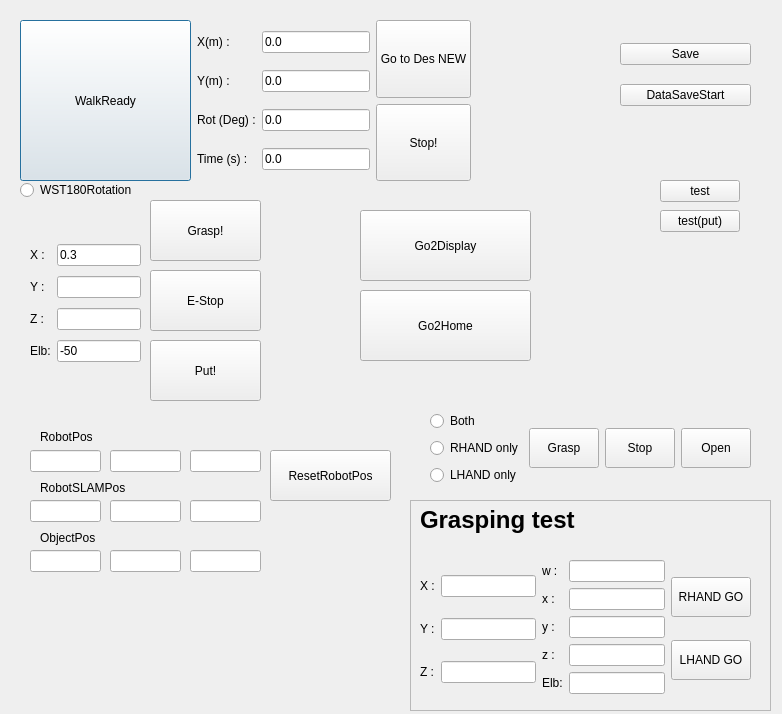
<?xml version="1.0" encoding="UTF-8"?>
<ui version="4.0">
 <class>RobotWorldDialog</class>
 <widget class="QDialog" name="RobotWorldDialog">
  <property name="geometry">
   <rect>
    <x>0</x>
    <y>0</y>
    <width>782</width>
    <height>714</height>
   </rect>
  </property>
  <property name="sizePolicy">
   <sizepolicy hsizetype="Expanding" vsizetype="Expanding">
    <horstretch>0</horstretch>
    <verstretch>0</verstretch>
   </sizepolicy>
  </property>
  <property name="windowTitle">
   <string>Dialog</string>
  </property>
  <widget class="QWidget" name="layoutWidget">
   <property name="geometry">
    <rect>
     <x>20</x>
     <y>20</y>
     <width>451</width>
     <height>161</height>
    </rect>
   </property>
   <layout class="QHBoxLayout" name="horizontalLayout">
    <item>
     <widget class="QPushButton" name="PB_WALK_READY">
      <property name="sizePolicy">
       <sizepolicy hsizetype="Expanding" vsizetype="Expanding">
        <horstretch>0</horstretch>
        <verstretch>0</verstretch>
       </sizepolicy>
      </property>
      <property name="text">
       <string>WalkReady</string>
      </property>
     </widget>
    </item>
    <item>
     <layout class="QGridLayout" name="gridLayout">
      <item row="2" column="2">
       <widget class="QLineEdit" name="LE_OMNI_ROT">
        <property name="text">
         <string>0.0</string>
        </property>
       </widget>
      </item>
      <item row="3" column="1">
       <widget class="QLabel" name="label_4">
        <property name="text">
         <string>Time (s) :</string>
        </property>
       </widget>
      </item>
      <item row="1" column="1">
       <widget class="QLabel" name="label_2">
        <property name="text">
         <string>Y(m) :</string>
        </property>
       </widget>
      </item>
      <item row="3" column="2">
       <widget class="QLineEdit" name="LE_OMNI_TIME">
        <property name="text">
         <string>0.0</string>
        </property>
       </widget>
      </item>
      <item row="0" column="1">
       <widget class="QLabel" name="label">
        <property name="text">
         <string>X(m) :</string>
        </property>
       </widget>
      </item>
      <item row="0" column="2">
       <widget class="QLineEdit" name="LE_OMNI_X">
        <property name="text">
         <string>0.0</string>
        </property>
       </widget>
      </item>
      <item row="1" column="2">
       <widget class="QLineEdit" name="LE_OMNI_Y">
        <property name="text">
         <string>0.0</string>
        </property>
       </widget>
      </item>
      <item row="2" column="1">
       <widget class="QLabel" name="label_3">
        <property name="text">
         <string>Rot (Deg) :</string>
        </property>
       </widget>
      </item>
     </layout>
    </item>
    <item>
     <layout class="QVBoxLayout" name="verticalLayout">
      <item>
       <widget class="QPushButton" name="PB_GO_TO_DES_NEW">
        <property name="sizePolicy">
         <sizepolicy hsizetype="Minimum" vsizetype="Expanding">
          <horstretch>0</horstretch>
          <verstretch>0</verstretch>
         </sizepolicy>
        </property>
        <property name="text">
         <string>Go to Des NEW</string>
        </property>
       </widget>
      </item>
      <item>
       <widget class="QPushButton" name="PB_STOP">
        <property name="sizePolicy">
         <sizepolicy hsizetype="Minimum" vsizetype="Expanding">
          <horstretch>0</horstretch>
          <verstretch>0</verstretch>
         </sizepolicy>
        </property>
        <property name="text">
         <string>Stop!</string>
        </property>
       </widget>
      </item>
     </layout>
    </item>
   </layout>
  </widget>
  <widget class="QWidget" name="layoutWidget">
   <property name="geometry">
    <rect>
     <x>620</x>
     <y>30</y>
     <width>131</width>
     <height>91</height>
    </rect>
   </property>
   <layout class="QVBoxLayout" name="verticalLayout_2">
    <item>
     <widget class="QPushButton" name="PB_SAVE">
      <property name="text">
       <string>Save</string>
      </property>
     </widget>
    </item>
    <item>
     <widget class="QPushButton" name="PB_SAVE_START">
      <property name="text">
       <string>DataSaveStart</string>
      </property>
     </widget>
    </item>
   </layout>
  </widget>
  <widget class="QFrame" name="frame_2">
   <property name="geometry">
    <rect>
     <x>410</x>
     <y>500</y>
     <width>361</width>
     <height>211</height>
    </rect>
   </property>
   <property name="frameShape">
    <enum>QFrame::StyledPanel</enum>
   </property>
   <property name="frameShadow">
    <enum>QFrame::Raised</enum>
   </property>
   <widget class="QWidget" name="layoutWidget_3">
    <property name="geometry">
     <rect>
      <x>10</x>
      <y>60</y>
      <width>331</width>
      <height>138</height>
     </rect>
    </property>
    <layout class="QHBoxLayout" name="horizontalLayout_7">
     <item>
      <layout class="QGridLayout" name="gridLayout_4">
       <item row="0" column="0">
        <widget class="QLabel" name="label_12">
         <property name="text">
          <string>X :</string>
         </property>
        </widget>
       </item>
       <item row="0" column="1">
        <widget class="QLineEdit" name="LE_HANDPOS_X"/>
       </item>
       <item row="1" column="0">
        <widget class="QLabel" name="label_13">
         <property name="text">
          <string>Y :</string>
         </property>
        </widget>
       </item>
       <item row="1" column="1">
        <widget class="QLineEdit" name="LE_HANDPOS_Y"/>
       </item>
       <item row="2" column="0">
        <widget class="QLabel" name="label_14">
         <property name="text">
          <string>Z :</string>
         </property>
        </widget>
       </item>
       <item row="2" column="1">
        <widget class="QLineEdit" name="LE_HANDPOS_Z"/>
       </item>
      </layout>
     </item>
     <item>
      <layout class="QGridLayout" name="gridLayout_5">
       <item row="2" column="0">
        <widget class="QLabel" name="label_15">
         <property name="text">
          <string>y :</string>
         </property>
        </widget>
       </item>
       <item row="1" column="1">
        <widget class="QLineEdit" name="LE_HANDORI_x"/>
       </item>
       <item row="0" column="1">
        <widget class="QLineEdit" name="LE_HANDORI_w"/>
       </item>
       <item row="1" column="0">
        <widget class="QLabel" name="label_16">
         <property name="text">
          <string>x :</string>
         </property>
        </widget>
       </item>
       <item row="0" column="0">
        <widget class="QLabel" name="label_17">
         <property name="text">
          <string>w :</string>
         </property>
        </widget>
       </item>
       <item row="3" column="1">
        <widget class="QLineEdit" name="LE_HANDORI_z"/>
       </item>
       <item row="2" column="1">
        <widget class="QLineEdit" name="LE_HANDORI_y"/>
       </item>
       <item row="3" column="0">
        <widget class="QLabel" name="label_18">
         <property name="text">
          <string>z :</string>
         </property>
        </widget>
       </item>
       <item row="4" column="1">
        <widget class="QLineEdit" name="LE_HAND_ELB"/>
       </item>
       <item row="4" column="0">
        <widget class="QLabel" name="label_24">
         <property name="text">
          <string>Elb:</string>
         </property>
        </widget>
       </item>
      </layout>
     </item>
     <item>
      <layout class="QVBoxLayout" name="verticalLayout_7">
       <item>
        <widget class="QPushButton" name="PB_RHAND_GO">
         <property name="minimumSize">
          <size>
           <width>0</width>
           <height>40</height>
          </size>
         </property>
         <property name="text">
          <string>RHAND GO</string>
         </property>
        </widget>
       </item>
       <item>
        <widget class="QPushButton" name="PB_LHAND_GO">
         <property name="minimumSize">
          <size>
           <width>0</width>
           <height>40</height>
          </size>
         </property>
         <property name="text">
          <string>LHAND GO</string>
         </property>
        </widget>
       </item>
      </layout>
     </item>
    </layout>
   </widget>
   <widget class="QLabel" name="label_19">
    <property name="geometry">
     <rect>
      <x>10</x>
      <y>0</y>
      <width>201</width>
      <height>41</height>
     </rect>
    </property>
    <property name="text">
     <string>&lt;html&gt;&lt;head/&gt;&lt;body&gt;&lt;p&gt;&lt;span style=&quot; font-size:18pt; font-weight:600;&quot;&gt;Grasping test&lt;/span&gt;&lt;/p&gt;&lt;/body&gt;&lt;/html&gt;</string>
    </property>
   </widget>
  </widget>
  <widget class="QWidget" name="layoutWidget_5">
   <property name="geometry">
    <rect>
     <x>30</x>
     <y>240</y>
     <width>111</width>
     <height>128</height>
    </rect>
   </property>
   <layout class="QGridLayout" name="gridLayout_6">
    <item row="0" column="1">
     <widget class="QLineEdit" name="LE_VPOS_X">
      <property name="text">
       <string>0.3</string>
      </property>
     </widget>
    </item>
    <item row="2" column="0">
     <widget class="QLabel" name="label_22">
      <property name="text">
       <string>Z :</string>
      </property>
     </widget>
    </item>
    <item row="1" column="0">
     <widget class="QLabel" name="label_21">
      <property name="text">
       <string>Y :</string>
      </property>
     </widget>
    </item>
    <item row="1" column="1">
     <widget class="QLineEdit" name="LE_VPOS_Y"/>
    </item>
    <item row="2" column="1">
     <widget class="QLineEdit" name="LE_VPOS_Z"/>
    </item>
    <item row="3" column="0">
     <widget class="QLabel" name="label_23">
      <property name="text">
       <string>Elb:</string>
      </property>
     </widget>
    </item>
    <item row="3" column="1">
     <widget class="QLineEdit" name="LE_HAND_ELB_2">
      <property name="text">
       <string>-50</string>
      </property>
     </widget>
    </item>
    <item row="0" column="0">
     <widget class="QLabel" name="label_20">
      <property name="text">
       <string>X :</string>
      </property>
     </widget>
    </item>
   </layout>
  </widget>
  <widget class="QPushButton" name="PB_GRASP">
   <property name="geometry">
    <rect>
     <x>150</x>
     <y>200</y>
     <width>111</width>
     <height>61</height>
    </rect>
   </property>
   <property name="text">
    <string>Grasp!</string>
   </property>
  </widget>
  <widget class="QPushButton" name="PB_ESTOP">
   <property name="geometry">
    <rect>
     <x>150</x>
     <y>270</y>
     <width>111</width>
     <height>61</height>
    </rect>
   </property>
   <property name="text">
    <string>E-Stop</string>
   </property>
  </widget>
  <widget class="QPushButton" name="PB_PUT">
   <property name="geometry">
    <rect>
     <x>150</x>
     <y>340</y>
     <width>111</width>
     <height>61</height>
    </rect>
   </property>
   <property name="text">
    <string>Put!</string>
   </property>
  </widget>
  <widget class="QWidget" name="layoutWidget_4">
   <property name="geometry">
    <rect>
     <x>430</x>
     <y>410</y>
     <width>321</width>
     <height>76</height>
    </rect>
   </property>
   <layout class="QHBoxLayout" name="horizontalLayout_8">
    <item>
     <layout class="QVBoxLayout" name="verticalLayout_8">
      <item>
       <widget class="QRadioButton" name="RB_HANDboth">
        <property name="text">
         <string>Both</string>
        </property>
       </widget>
      </item>
      <item>
       <widget class="QRadioButton" name="RB_HANDr">
        <property name="text">
         <string>RHAND only</string>
        </property>
       </widget>
      </item>
      <item>
       <widget class="QRadioButton" name="RB_HANDl">
        <property name="text">
         <string>LHAND only</string>
        </property>
       </widget>
      </item>
     </layout>
    </item>
    <item>
     <widget class="QPushButton" name="PB_HAND_GRASP">
      <property name="minimumSize">
       <size>
        <width>30</width>
        <height>40</height>
       </size>
      </property>
      <property name="text">
       <string>Grasp</string>
      </property>
     </widget>
    </item>
    <item>
     <widget class="QPushButton" name="PB_HAND_STOP">
      <property name="minimumSize">
       <size>
        <width>30</width>
        <height>40</height>
       </size>
      </property>
      <property name="text">
       <string>Stop</string>
      </property>
     </widget>
    </item>
    <item>
     <widget class="QPushButton" name="PB_HAND_OPEN">
      <property name="minimumSize">
       <size>
        <width>30</width>
        <height>40</height>
       </size>
      </property>
      <property name="text">
       <string>Open</string>
      </property>
     </widget>
    </item>
   </layout>
  </widget>
  <widget class="QPushButton" name="PB_WHEEL_MOVE_FRONT">
   <property name="geometry">
    <rect>
     <x>360</x>
     <y>210</y>
     <width>171</width>
     <height>71</height>
    </rect>
   </property>
   <property name="text">
    <string>Go2Display</string>
   </property>
  </widget>
  <widget class="QPushButton" name="PB_WHEEL_MOVE_BACK">
   <property name="geometry">
    <rect>
     <x>360</x>
     <y>290</y>
     <width>171</width>
     <height>71</height>
    </rect>
   </property>
   <property name="text">
    <string>Go2Home</string>
   </property>
  </widget>
  <widget class="QRadioButton" name="RB_WST_180">
   <property name="geometry">
    <rect>
     <x>20</x>
     <y>180</y>
     <width>131</width>
     <height>20</height>
    </rect>
   </property>
   <property name="text">
    <string>WST180Rotation</string>
   </property>
  </widget>
  <widget class="QLineEdit" name="LE_ROBOT_POS_X">
   <property name="geometry">
    <rect>
     <x>30</x>
     <y>450</y>
     <width>71</width>
     <height>22</height>
    </rect>
   </property>
  </widget>
  <widget class="QLineEdit" name="LE_ROBOT_POS_Y">
   <property name="geometry">
    <rect>
     <x>110</x>
     <y>450</y>
     <width>71</width>
     <height>22</height>
    </rect>
   </property>
  </widget>
  <widget class="QLineEdit" name="LE_ROBOT_POS_YAW">
   <property name="geometry">
    <rect>
     <x>190</x>
     <y>450</y>
     <width>71</width>
     <height>22</height>
    </rect>
   </property>
  </widget>
  <widget class="QLineEdit" name="LE_OBJECT_POS_Y">
   <property name="geometry">
    <rect>
     <x>110</x>
     <y>550</y>
     <width>71</width>
     <height>22</height>
    </rect>
   </property>
  </widget>
  <widget class="QLineEdit" name="LE_OBJECT_POS_X">
   <property name="geometry">
    <rect>
     <x>30</x>
     <y>550</y>
     <width>71</width>
     <height>22</height>
    </rect>
   </property>
  </widget>
  <widget class="QLineEdit" name="LE_OBJECT_POS_Z">
   <property name="geometry">
    <rect>
     <x>190</x>
     <y>550</y>
     <width>71</width>
     <height>22</height>
    </rect>
   </property>
  </widget>
  <widget class="QLabel" name="label_5">
   <property name="geometry">
    <rect>
     <x>40</x>
     <y>430</y>
     <width>59</width>
     <height>14</height>
    </rect>
   </property>
   <property name="text">
    <string>RobotPos</string>
   </property>
  </widget>
  <widget class="QLabel" name="label_6">
   <property name="geometry">
    <rect>
     <x>40</x>
     <y>530</y>
     <width>71</width>
     <height>16</height>
    </rect>
   </property>
   <property name="text">
    <string>ObjectPos</string>
   </property>
  </widget>
  <widget class="QLineEdit" name="LE_ROBOT_POS_X_SLAM">
   <property name="geometry">
    <rect>
     <x>30</x>
     <y>500</y>
     <width>71</width>
     <height>22</height>
    </rect>
   </property>
  </widget>
  <widget class="QLabel" name="label_7">
   <property name="geometry">
    <rect>
     <x>40</x>
     <y>480</y>
     <width>101</width>
     <height>16</height>
    </rect>
   </property>
   <property name="text">
    <string>RobotSLAMPos</string>
   </property>
  </widget>
  <widget class="QLineEdit" name="LE_ROBOT_POS_YAW_SLAM">
   <property name="geometry">
    <rect>
     <x>190</x>
     <y>500</y>
     <width>71</width>
     <height>22</height>
    </rect>
   </property>
  </widget>
  <widget class="QLineEdit" name="LE_ROBOT_POS_Y_SLAM">
   <property name="geometry">
    <rect>
     <x>110</x>
     <y>500</y>
     <width>71</width>
     <height>22</height>
    </rect>
   </property>
  </widget>
  <widget class="QPushButton" name="PB_RESET_ROBOTPOS">
   <property name="geometry">
    <rect>
     <x>270</x>
     <y>450</y>
     <width>121</width>
     <height>51</height>
    </rect>
   </property>
   <property name="text">
    <string>ResetRobotPos</string>
   </property>
  </widget>
  <widget class="QPushButton" name="pushButton">
   <property name="geometry">
    <rect>
     <x>660</x>
     <y>180</y>
     <width>80</width>
     <height>22</height>
    </rect>
   </property>
   <property name="text">
    <string>test</string>
   </property>
  </widget>
  <widget class="QPushButton" name="pushButton_2">
   <property name="geometry">
    <rect>
     <x>660</x>
     <y>210</y>
     <width>80</width>
     <height>22</height>
    </rect>
   </property>
   <property name="text">
    <string>test(put)</string>
   </property>
  </widget>
 </widget>
 <resources/>
 <connections/>
</ui>
